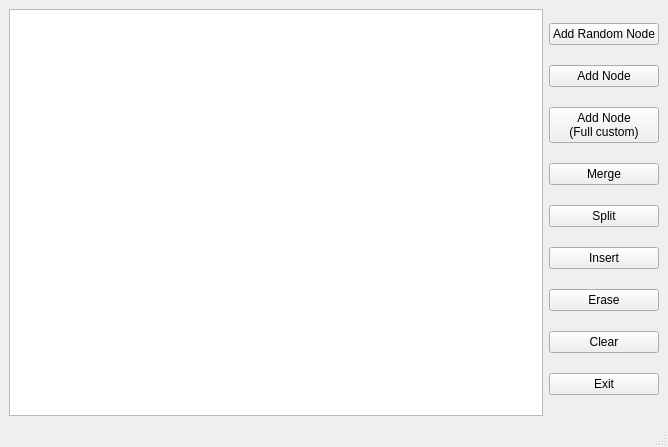
<?xml version="1.0" encoding="UTF-8"?>
<ui version="4.0">
 <class>MainWindow</class>
 <widget class="QMainWindow" name="MainWindow">
  <property name="geometry">
   <rect>
    <x>0</x>
    <y>0</y>
    <width>668</width>
    <height>447</height>
   </rect>
  </property>
  <property name="windowTitle">
   <string>MainWindow</string>
  </property>
  <widget class="QWidget" name="centralwidget">
   <layout class="QGridLayout" name="gridLayout">
    <item row="0" column="0">
     <widget class="QGraphicsView" name="GraphView"/>
    </item>
    <item row="0" column="1">
     <layout class="QVBoxLayout" name="verticalLayout">
      <item>
       <widget class="QPushButton" name="AddRandomNodeButton">
        <property name="text">
         <string>Add Random Node</string>
        </property>
       </widget>
      </item>
      <item>
       <widget class="QPushButton" name="AddNodeKeyButton">
        <property name="text">
         <string>Add Node</string>
        </property>
       </widget>
      </item>
      <item>
       <widget class="QPushButton" name="AddNodeButton">
        <property name="text">
         <string>Add Node
(Full custom)</string>
        </property>
       </widget>
      </item>
      <item>
       <widget class="QPushButton" name="MergeButton">
        <property name="text">
         <string>Merge</string>
        </property>
       </widget>
      </item>
      <item>
       <widget class="QPushButton" name="SplitButton">
        <property name="text">
         <string>Split</string>
        </property>
       </widget>
      </item>
      <item>
       <widget class="QPushButton" name="InsertButton">
        <property name="text">
         <string>Insert</string>
        </property>
       </widget>
      </item>
      <item>
       <widget class="QPushButton" name="EraseButton">
        <property name="text">
         <string>Erase</string>
        </property>
       </widget>
      </item>
      <item>
       <widget class="QPushButton" name="ClearButton">
        <property name="text">
         <string>Clear</string>
        </property>
       </widget>
      </item>
      <item>
       <widget class="QPushButton" name="ExitButton">
        <property name="text">
         <string>Exit</string>
        </property>
       </widget>
      </item>
     </layout>
    </item>
   </layout>
  </widget>
  <widget class="QMenuBar" name="menubar">
   <property name="geometry">
    <rect>
     <x>0</x>
     <y>0</y>
     <width>668</width>
     <height>24</height>
    </rect>
   </property>
  </widget>
  <widget class="QStatusBar" name="statusbar"/>
 </widget>
 <resources/>
 <connections/>
</ui>
